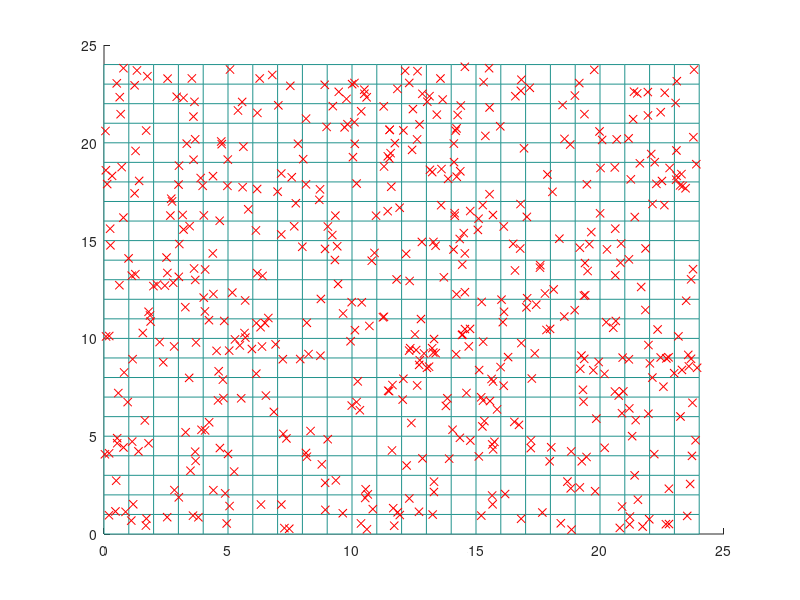
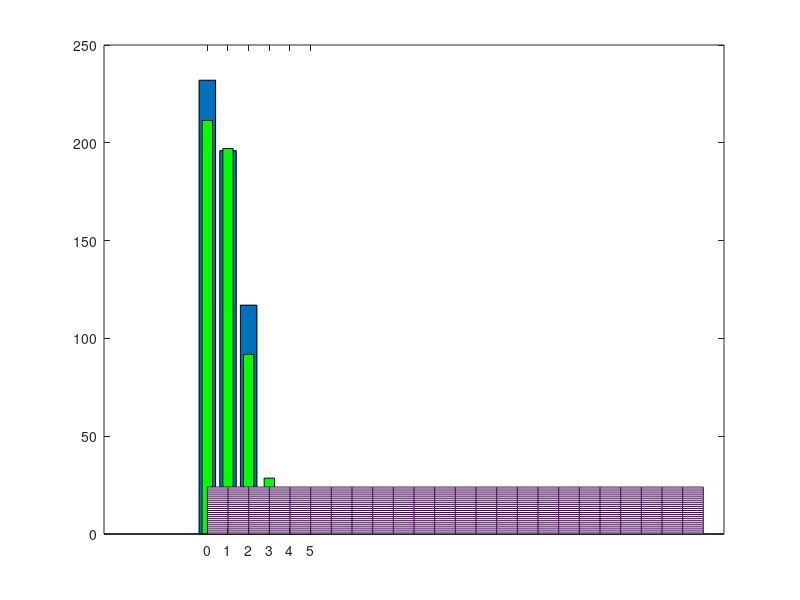

Write the MATLAB code that produced these figures, in order. (Note: this script raises an error after producing the figures.)
clear variables;
close all;
clc;

hold on;
n_cases=24;
cx=[0:n_cases];
cy=[0:n_cases];
[CX,CY]=meshgrid(cx,cy);
mesh(CX,CY,zeros(n_cases+1,n_cases+1));

M = zeros(n_cases);
n_impacts=537;

for k=1:n_impacts
    i = n_cases - n_cases*rand(1,1);
    j = n_cases - n_cases*rand(1,1);
    plot(i,j,'xr')
    m = floor(i)+1;
    n = floor(j)+1;
    M(m,n)= M(m,n) + 1;
end

M=M(:);

figure()

[h_emp,xout] = hist(M,0:max(M));
bar(xout,h_emp)

lambda = n_impacts/ (n_cases^2);
% loi théorique
h_th= zeros(1,max(M)+1);
for k=1:max(M)+1
    h_th(k) = exp(-lambda)*(lambda^(k-1))/factorial(k-1);
end
hold on;
bar(xout,h_th*n_impacts,.5,'g')

%% Question d
clear variables;
close all;
clc;

hold on;
n_cases=24;
cx=[0:n_cases];
cy=[0:n_cases];
[CX,CY]=meshgrid(cx,cy);
mesh(CX,CY,zeros(n_cases+1,n_cases+1));

M = zeros(n_cases);
n_impacts=537;

for k=1:n_impacts
    i = LoiUniforme(n_cases);
    j = LoiUniforme(n_cases);
    plot(i,j,'xr')
    M(i,j)= M(i,j) + 1;
end

M=M(:);

figure()

[h_emp,xout] = hist(M,0:max(M));
bar(xout,h_emp)

lambda = n_impacts/ (n_cases^2);
% loi théorique
h_th= zeros(1,max(M)+1);
for k=1:max(M)+1
    h_th(k) = exp(-lambda)*(lambda^(k-1))/factorial(k-1);
end
hold on;
bar(xout,h_th*n_impacts,.5,'g')

